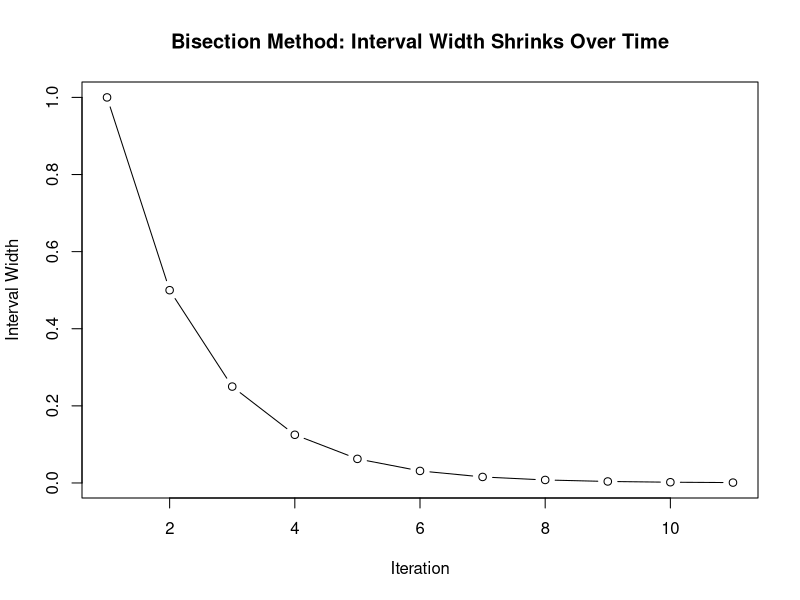
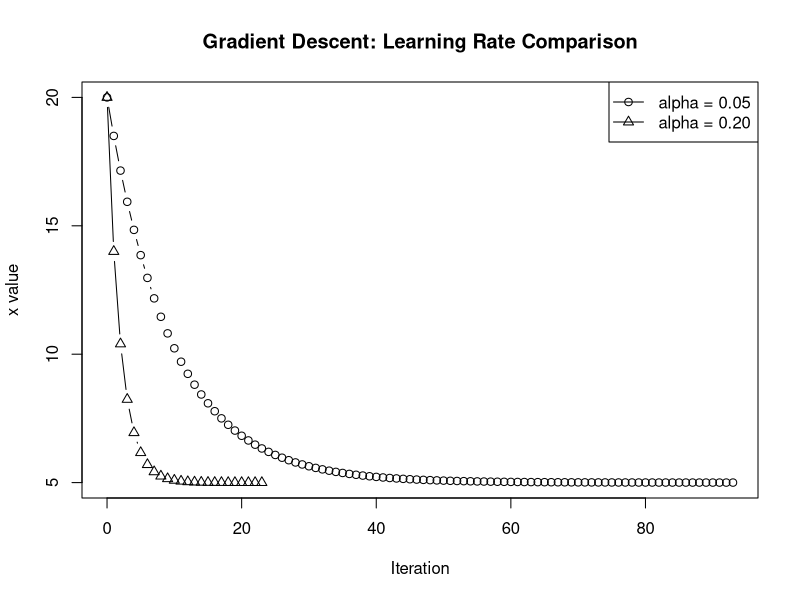
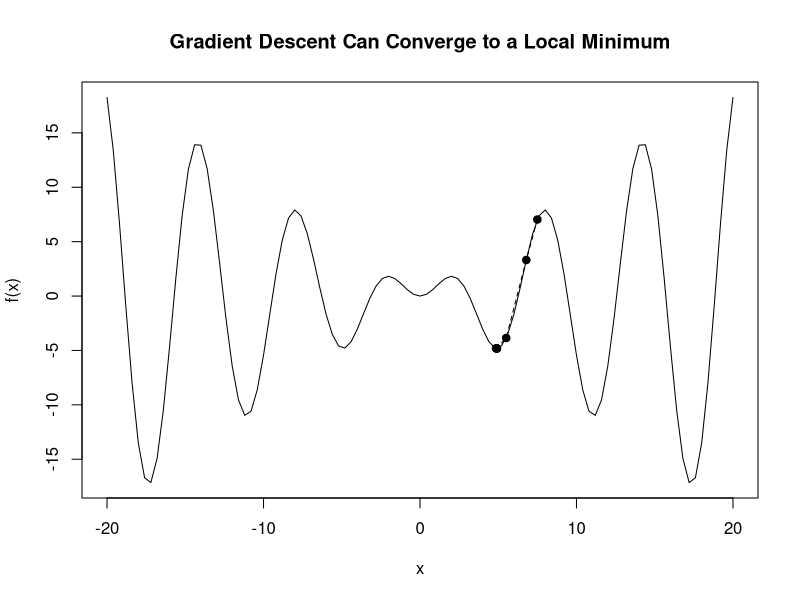

Source code (R) for these figures, in order:
## ---- chunk 1
knitr::opts_chunk$set(
  echo = TRUE,
  message = FALSE,
  warning = FALSE,
  fig.width = 7,
  fig.height = 4.5
)
## ---- chunk 2
f <- function(x) {
  x^2 - 2
}

f(-2)
f(-1)
## ---- chunk 3
a <- -2
b <- -1

c <- (a + b) / 2

f(a)
f(b)
c
f(c)
## ---- chunk 4
a <- c
a
b
## ---- chunk 5
a <- -2
b <- -1
tol <- 0.001

while (TRUE) {
  c <- (a + b) / 2

  if (f(c) == 0 || abs(b - a) < tol) {
    break
  }

  if (f(a) * f(c) < 0) {
    b <- c
  } else {
    a <- c
  }
}

c
f(c)
## ---- chunk 6
bisection <- function(f, a, b, tol = 0.001, N.max = 100) {

  f.a <- f(a)
  f.b <- f(b)

  if (is.na(f.a) || is.na(f.b)) {
    return(NA)
  }

  if (f.a == 0) {
    return(a)
  }

  if (f.b == 0) {
    return(b)
  }

  if (f.a * f.b > 0) {
    warning("f(a) and f(b) have the same sign. Bisection may not find a valid root.")
  }

  for (n in 1:N.max) {
    c <- (a + b) / 2
    f.c <- f(c)

    if (f.c == 0 || abs(b - a) < tol) {
      return(c)
    }

    if (f.a * f.c < 0) {
      b <- c
      f.b <- f.c
    } else {
      a <- c
      f.a <- f.c
    }
  }

  warning("Maximum number of iterations reached.")
  return(c)
}

bisection(f, -2, -1)
bisection(f, -1, -2)
## ---- chunk 7
bisection_history <- function(f, a, b, tol = 0.001, N.max = 100) {

  f.a <- f(a)
  f.b <- f(b)

  if (is.na(f.a) || is.na(f.b) || f.a * f.b > 0) {
    stop("Bisection requires f(a) and f(b) to have opposite signs.")
  }

  history <- data.frame(
    iteration = integer(),
    a = numeric(),
    b = numeric(),
    c = numeric(),
    f.c = numeric(),
    interval_width = numeric()
  )

  for (n in 1:N.max) {
    c <- (a + b) / 2
    f.c <- f(c)

    history <- rbind(
      history,
      data.frame(
        iteration = n,
        a = a,
        b = b,
        c = c,
        f.c = f.c,
        interval_width = abs(b - a)
      )
    )

    if (f.c == 0 || abs(b - a) < tol) {
      break
    }

    if (f.a * f.c < 0) {
      b <- c
      f.b <- f.c
    } else {
      a <- c
      f.a <- f.c
    }
  }

  return(history)
}

bis_hist <- bisection_history(f, -2, -1)

head(bis_hist, 10)
tail(bis_hist, 5)
## ---- chunk 8
plot(
  bis_hist$iteration,
  bis_hist$interval_width,
  type = "b",
  xlab = "Iteration",
  ylab = "Interval Width",
  main = "Bisection Method: Interval Width Shrinks Over Time"
)
## ---- chunk 9
Newton_Raphson <- function(f, df, x0, tol = 0.001, N.max = 100) {

  for (n in 1:N.max) {

    derivative <- df(x0)

    if (derivative == 0) {
      stop("Derivative is zero. Newton-Raphson cannot continue.")
    }

    x1 <- x0 - f(x0) / derivative

    if (abs(x1 - x0) < tol) {
      return(x1)
    }

    x0 <- x1
  }

  warning("Maximum number of iterations reached.")
  return(x1)
}

df <- function(x) {
  2 * x
}

Newton_Raphson(f, df, -1)
## ---- chunk 10
Newton_Raphson_history <- function(f, df, x0, tol = 0.001, N.max = 100) {

  history <- data.frame(
    iteration = integer(),
    x0 = numeric(),
    f.x0 = numeric(),
    df.x0 = numeric(),
    x1 = numeric(),
    step_size = numeric()
  )

  for (n in 1:N.max) {

    derivative <- df(x0)

    if (derivative == 0) {
      stop("Derivative is zero. Newton-Raphson cannot continue.")
    }

    x1 <- x0 - f(x0) / derivative

    history <- rbind(
      history,
      data.frame(
        iteration = n,
        x0 = x0,
        f.x0 = f(x0),
        df.x0 = derivative,
        x1 = x1,
        step_size = abs(x1 - x0)
      )
    )

    if (abs(x1 - x0) < tol) {
      break
    }

    x0 <- x1
  }

  return(history)
}

newton_hist <- Newton_Raphson_history(f, df, -1)

newton_hist
## ---- chunk 11
bisection_result <- bisection(f, -2, -1)
newton_result <- Newton_Raphson(f, df, -1)

bisection_iterations <- nrow(bisection_history(f, -2, -1))
newton_iterations <- nrow(Newton_Raphson_history(f, df, -1))

data.frame(
  method = c("Bisection", "Newton-Raphson"),
  approximate_root = c(
    bisection_result,
    newton_result
  ),
  iterations = c(
    bisection_iterations,
    newton_iterations
  )
)
## ---- chunk 12
bond_price_error <- function(y) {
  3 * exp(-0.5 * y) +
    3 * exp(-1 * y) +
    3 * exp(-1.5 * y) +
    103 * exp(-2 * y) -
    98.39
}

bond_price_error_derivative <- function(y) {
  -1.5 * exp(-0.5 * y) -
    3 * exp(-1 * y) -
    4.5 * exp(-1.5 * y) -
    206 * exp(-2 * y)
}

Newton_Raphson(
  f = bond_price_error,
  df = bond_price_error_derivative,
  x0 = 0.02
)
## ---- chunk 13
yield_newton_hist <- Newton_Raphson_history(
  f = bond_price_error,
  df = bond_price_error_derivative,
  x0 = 0.02
)

yield_bisection_hist <- bisection_history(
  f = bond_price_error,
  a = 0,
  b = 1
)

yield_uniroot_full <- uniroot(
  f = bond_price_error,
  interval = c(0, 1)
)

yield_newton <- tail(yield_newton_hist$x1, 1)
yield_bisection <- tail(yield_bisection_hist$c, 1)
yield_uniroot <- yield_uniroot_full$root

data.frame(
  method = c("Newton-Raphson", "Bisection", "uniroot"),
  yield = c(yield_newton, yield_bisection, yield_uniroot),
  iterations = c(
    nrow(yield_newton_hist),
    nrow(yield_bisection_hist),
    yield_uniroot_full$iter
  )
)
## ---- chunk 14
gradient_descent <- function(df, x0, alpha = 0.2, tol = 0.0001, N.max = 100) {

  for (n in 1:N.max) {

    x1 <- x0 - alpha * df(x0)

    if (sqrt(sum((x1 - x0)^2)) < tol) {
      return(x1)
    }

    x0 <- x1
  }

  warning("Maximum number of iterations reached.")
  return(x1)
}

objective <- function(x) {
  x^2 - 10 * x + 3
}

objective_derivative <- function(x) {
  2 * x - 10
}

gradient_descent(objective_derivative, x0 = 6)
## ---- chunk 15
gradient_descent_history <- function(f, df, x0, alpha = 0.2, tol = 0.0001, N.max = 100) {

  history <- data.frame(
    iteration = 0,
    x = x0,
    f.x = f(x0)
  )

  for (n in 1:N.max) {

    x1 <- x0 - alpha * df(x0)

    history <- rbind(
      history,
      data.frame(
        iteration = n,
        x = x1,
        f.x = f(x1)
      )
    )

    if (abs(x1 - x0) < tol) {
      break
    }

    x0 <- x1
  }

  return(history)
}

hist_small <- gradient_descent_history(objective, objective_derivative, x0 = 20, alpha = 0.05)
hist_good <- gradient_descent_history(objective, objective_derivative, x0 = 20, alpha = 0.2)

head(hist_good, 10)
## ---- chunk 16
gd_summary <- function(history, alpha) {
  final_row <- tail(history, 1)
  previous_x <- history$x[nrow(history) - 1]
  final_x <- final_row$x

  data.frame(
    alpha = alpha,
    final_x = final_x,
    final_f = final_row$f.x,
    iterations = max(history$iteration),
    last_step_size = abs(final_x - previous_x)
  )
}

rbind(
  gd_summary(hist_small, 0.05),
  gd_summary(hist_good, 0.20)
)
## ---- chunk 17
plot(
  hist_small$iteration,
  hist_small$x,
  type = "b",
  ylim = range(c(hist_small$x, hist_good$x)),
  xlab = "Iteration",
  ylab = "x value",
  main = "Gradient Descent: Learning Rate Comparison"
)

lines(hist_good$iteration, hist_good$x, type = "b", pch = 2)

legend(
  "topright",
  legend = c("alpha = 0.05", "alpha = 0.20"),
  pch = c(1, 2, 3),
  lty = 1
)
## ---- chunk 18
f2 <- function(x) {
  x * sin(x)
}

df2 <- function(x) {
  sin(x) + x * cos(x)
}

x0 <- 7.5
alpha <- 0.2

local_hist <- gradient_descent_history(
  f = f2,
  df = df2,
  x0 = x0,
  alpha = alpha,
  tol = 0.0001,
  N.max = 100
)

tail(local_hist)
## ---- chunk 19
curve(
  f2,
  from = -20,
  to = 20,
  xlab = "x",
  ylab = "f(x)",
  main = "Gradient Descent Can Converge to a Local Minimum"
)

points(
  local_hist$x,
  local_hist$f.x,
  pch = 19
)

lines(
  local_hist$x,
  local_hist$f.x,
  lty = 2
)
## ---- chunk 20
Newton_optim <- function(df, d2f, x0, alpha = 1, tol = 0.0001, N.max = 100) {

  for (n in 1:N.max) {

    second_derivative <- d2f(x0)

    if (second_derivative == 0) {
      stop("Second derivative is zero. Newton optimization cannot continue.")
    }

    x1 <- x0 - alpha * df(x0) / second_derivative

    if (abs(x1 - x0) < tol) {
      return(x1)
    }

    x0 <- x1
  }

  warning("Maximum number of iterations reached.")
  return(x1)
}

d2_objective <- function(x) {
  2
}

Newton_optim(
  df = objective_derivative,
  d2f = d2_objective,
  x0 = 6
)
## ---- chunk 21
Newton_optim_history <- function(df, d2f, x0, alpha = 1, tol = 0.0001, N.max = 100) {

  history <- data.frame(
    iteration = 0,
    x = x0,
    gradient = df(x0)
  )

  for (n in 1:N.max) {

    second_derivative <- d2f(x0)

    if (second_derivative == 0) {
      stop("Second derivative is zero. Newton optimization cannot continue.")
    }

    x1 <- x0 - alpha * df(x0) / second_derivative

    history <- rbind(
      history,
      data.frame(
        iteration = n,
        x = x1,
        gradient = df(x1)
      )
    )

    if (abs(x1 - x0) < tol) {
      break
    }

    x0 <- x1
  }

  return(history)
}

gd_optim_hist <- gradient_descent_history(
  f = objective,
  df = objective_derivative,
  x0 = 6,
  alpha = 0.2
)

newton_optim_hist <- Newton_optim_history(
  df = objective_derivative,
  d2f = d2_objective,
  x0 = 6
)

data.frame(
  method = c("Gradient Descent", "Newton Optimization"),
  approximate_minimizer = c(
    tail(gd_optim_hist$x, 1),
    tail(newton_optim_hist$x, 1)
  ),
  objective_value = c(
    objective(tail(gd_optim_hist$x, 1)),
    objective(tail(newton_optim_hist$x, 1))
  ),
  iterations = c(
    max(gd_optim_hist$iteration),
    max(newton_optim_hist$iteration)
  )
)
